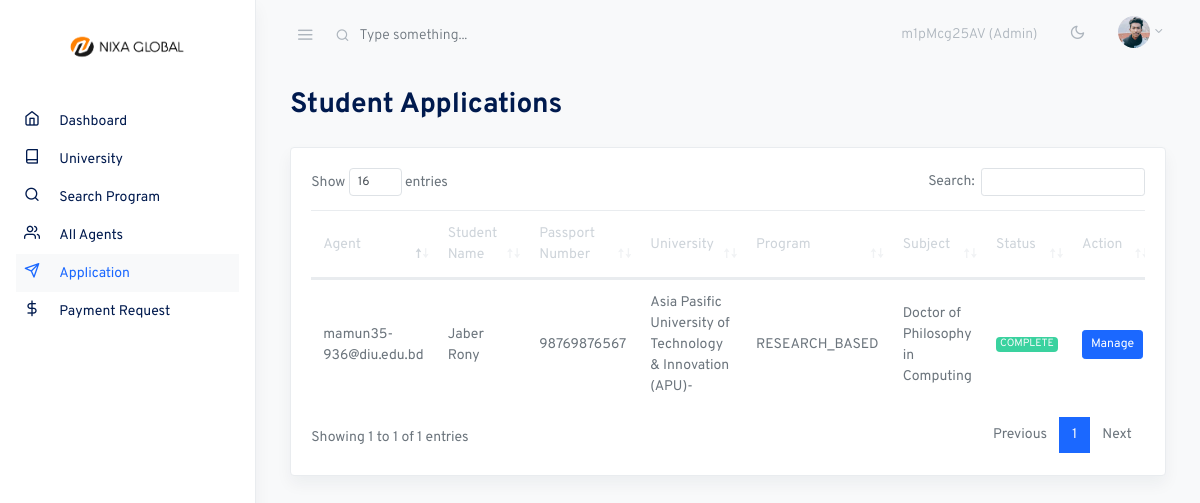
The page /admin-application/ (signed in) on the database its author committed.
### account/models.py (models this page shows, shortened)
class CustomUser(AbstractUser):
    user_type = models.CharField(max_length=20, choices=UserType.choices, default=UserType.AGENT)
    account_type = models.CharField(max_length=20, choices=AccountType.choices, default=AccountType.INDIVIDUAL)
    email = models.EmailField(unique=True)
    phone_number = models.CharField(max_length=20)
    address = models.CharField(max_length=200)
    country = models.CharField(max_length=100)
    city = models.CharField(max_length=100)
    post_code = models.CharField(max_length=20)
    referral_code = models.CharField(max_length=20, unique=True, blank=True, null=True)
    referred_by = models.ForeignKey('self', on_delete=models.SET_NULL, null=True, blank=True)
    is_verified = models.BooleanField(default=False)
    email_verification_token = models.CharField(max_length=100, blank=True, null=True)
    email_verification_sent_at = models.DateTimeField(null=True, blank=True)
    identification_document = models.ForeignKey('IdentificationDocument', on_delete=models.SET_NULL, null=True, blank=True)
    avatar = models.ImageField(upload_to='avatars/', blank=True)
    company_name = models.CharField(max_length=200, null=True, blank=True)
    profession = models.CharField(max_length=100, null=True, blank=True)
    @property
    def is_admin(self):
        return self.user_type == UserType.ADMIN
    class Meta:
        verbose_name = "User"
        verbose_name_plural = "     Users"

### core/models.py (models this page shows, shortened)
class Applicant(models.Model):
    user = models.ForeignKey(User, on_delete=models.CASCADE)
    first_name = models.CharField(max_length=50)
    last_name = models.CharField(max_length=50)
    passport_number = models.CharField(max_length=20)
    dob = models.DateField()
    subject = models.ForeignKey(Subject, on_delete=models.SET_NULL, null=True)
    application_id = models.CharField(max_length=10, unique=True)
    STATUS_CHOICES = [
        ('PENDING', 'Pending'),
        ('PROCESSING', 'Processing'),
        ('COMPLETE', 'Complete'),
        ('REJECT', 'Reject'),
    ]
    status = models.CharField(max_length=10, choices=STATUS_CHOICES, default='PENDING')
    isPaymentClaim = models.BooleanField(default=False)
    class Meta:
        verbose_name = "Applicant"
        verbose_name_plural = "      Applicant"

class Subject(models.Model):
    PROGRAM_CHOICES = [
        ('FOUNDATION', 'Foundation'),
        ('DIPLOMA', 'Diploma'),
        ('BACHELOR', 'Bachelor'),
        ('MASTER', 'Master'),
        ('PHD', 'PhD'),
        ("RESEARCH_BASED", 'Research Based')
    ]
    name = models.CharField(max_length=255)
    program_type = models.CharField(max_length=50, choices=PROGRAM_CHOICES)
    university = models.ForeignKey(University, on_delete=models.CASCADE)
    pdf = models.FileField(upload_to='subject_pdfs/', validators=[FileExtensionValidator(['pdf'])], blank=True, null=True)
    class Meta:
        verbose_name = "Subject"
        verbose_name_plural = "  Subject"

class University(models.Model):
    name = models.CharField(max_length=255)
    class Meta:
        verbose_name = "University"
        verbose_name_plural = "      University"

### core/views.py (the view)
# urls.py: path('admin-application/', views.admin_application, name="admin_application"),
@login_required
@admin_required
def admin_application(request):
    applications = Applicant.objects.all().order_by('-id')
    context = {
        'applications':applications
    }
    return render(request, 'portal/admin_application.html', context)

### templates/portal/admin_application.html (shortened to what this page needs)
{% extends 'portal/assets/base.html' %}
{% block content %}
<div class="container-fluid">
    <div class="row justify-content-center">
      <div class="col-12">
        <h2 class="mb-2 page-title">Student Applications</h2>
        <div class="row my-4">
          <div class="col-md-12">
            <div class="card shadow">
              <div class="card-body">
                <table class="table datatables table-responsive" id="dataTable-1">
                  <thead>
                    <tr>
                      <th>Agent</th>
                      <th>Student Name</th>
                      <th>Passport Number</th>
                      <th>University</th>
                      <th>Program</th>
                      <th>Subject</th>
                      <th>Status</th>
                      <th>Action</th>
                    </tr>
                  </thead>
                  <tbody>
                    {% for application in applications %}
                    <tr>
                      <td>{{application.user}}</td>
                      <td>{{application.first_name}} {{application.last_name}}</td>
                      <td>{{application.passport_number}}</td>
                      <td>{{application.subject.university.name}}</td>
                      <td>{{application.subject.program_type}}</td>
                      <td>{{application.subject.name}}</td>
                      <td>
                        {% if application.status == 'PENDING' %}
                            <span class="badge badge-warning text-light">{{ application.status }}</span>
                        {% elif application.status == 'PROCESSING' %}
                            <span class="badge badge-primary text-light">{{ application.status }}</span>
                        {% elif application.status == 'COMPLETE' %}
                            <span class="badge badge-success text-light">{{ application.status }}</span>
                        {% elif application.status == 'REJECT' %}
                            <span class="badge badge-danger text-light">{{ application.status }}</span>
                        {% endif %}
                      </td>
                      <td>
                        <a href="{% url 'core:admin_manage_status' application.id %}">
                            <button class="btn btn-primary btn-sm">Manage</button>
                        </a>
                      </td>
                    </tr>
                    {% endfor %}
                  </tbody>
                </table>
              </div>
            </div>
          </div>
        </div>
      </div>
    </div>
  </div>
{% endblock %}

### templates/portal/assets/navbar.html (shortened to what this page needs)
{% load static %}
<nav class="topnav navbar navbar-light">
    <button type="button" class="navbar-toggler text-muted mt-2 p-0 mr-3 collapseSidebar">
      <i class="fe fe-menu navbar-toggler-icon"></i>
    </button>
    <form class="form-inline mr-auto searchform text-muted">
      <input class="form-control mr-sm-2 bg-transparent border-0 pl-4 text-muted" type="search" placeholder="Type something..." aria-label="Search">
    </form>
    <ul class="nav">
      <li class="nav-item nav-notif">
        <a class="nav-link text-muted my-2">
          {{request.user.referral_code}} ({{request.user.user_type}})
        </a>
      </li>
      <li class="nav-item">
        <a class="nav-link text-muted my-2" href="#" id="modeSwitcher" data-mode="light">
          <i class="fe fe-sun fe-16"></i>
        </a>
      </li>
      <li class="nav-item dropdown">
        <a class="nav-link dropdown-toggle text-muted pr-0" href="#" id="navbarDropdownMenuLink" role="button" data-toggle="dropdown" aria-haspopup="true" aria-expanded="false">
          <span class="avatar avatar-sm mt-2">
            {% if user.avatar %}
                <img src="{{ user.avatar.url }}" alt="..." class="avatar-img rounded-circle">
            {% else %}
                <img src="{% static 'assets/portal/./assets/avatars/face-1.jpg' %}" alt="..." class="avatar-img rounded-circle">
            {% endif %}
          </span>
        </a>
      </li>
    </ul>
  </nav>

### static/assets/portal/css/feather.css (style rules this page uses)
.fe { font-family: "feather" !important; speak: none; font-style: normal; font-weight: normal; font-variant: normal; text-transform: none; line-height: 1; -webkit-font-smoothing: antialiased; -moz-osx-font-smoothing: grayscale; }
.fe-16 { font-size: 16px; }
.fe-menu:before { content: ""; }
.fe-sun:before { content: ""; }

### rows shown on the page
CustomUser: user.referral_code "m1pMcg25AV", user.user_type "Admin", avatar (picture)
Applicant: user "mamun35-936@diu.edu.bd", first_name "Jaber", last_name "Rony", passport_number "98769876567", subject.university.name "Asia Pasific University of Technology & Innovation (APU)-", subject.program_type "RESEARCH_BASED", subject.name "Doctor of Philosophy in Computing", status "COMPLETE"
